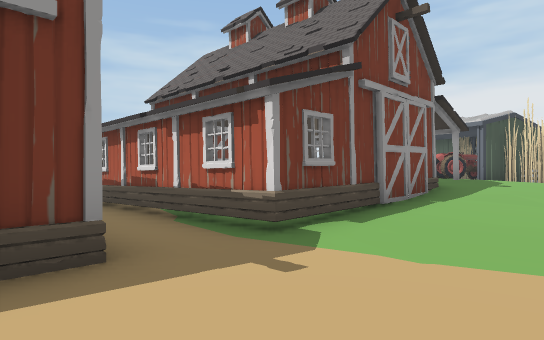
View 1 (above)

19 first-person views from a walk through a scene from a Unity 3-D project. The camera is 1.4 m above the floor, looks level and sees 75° across. The floor is counted in squares, 2 m on a side. Each view is taken from the middle of a square. On the plan, view 1 faces up. The plan holds only what a view shows up to about 11 squares ahead; the rest is blank. The place goes on beyond the plan. The player character is not drawn. Some animated figures are not drawn. Door leaves are left out, so doorways stand open. Some surface patterns are stand-ins.

View 2
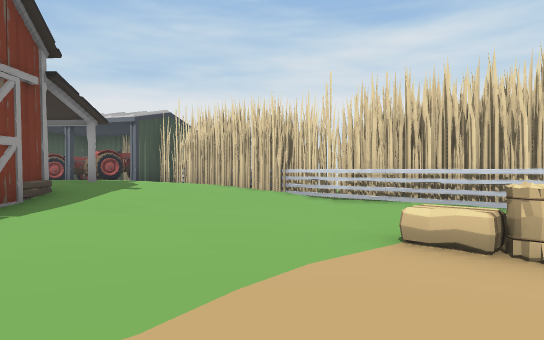

View 3
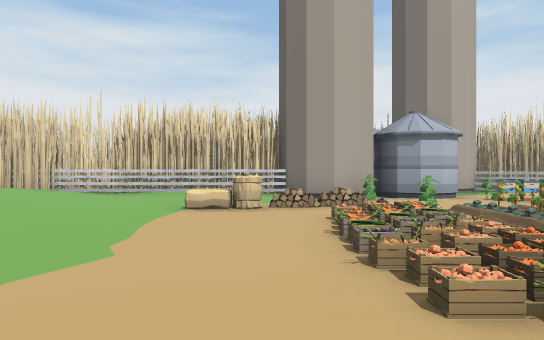

View 4
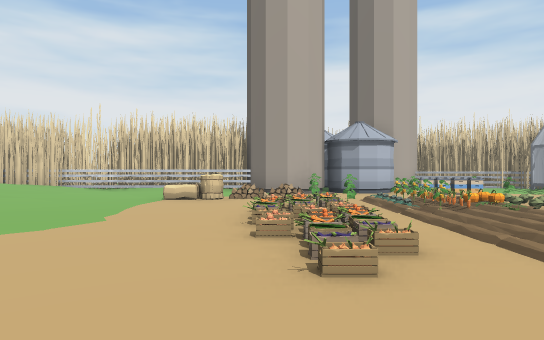

View 5
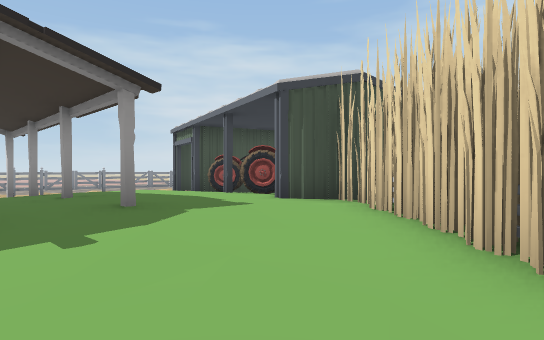

View 6
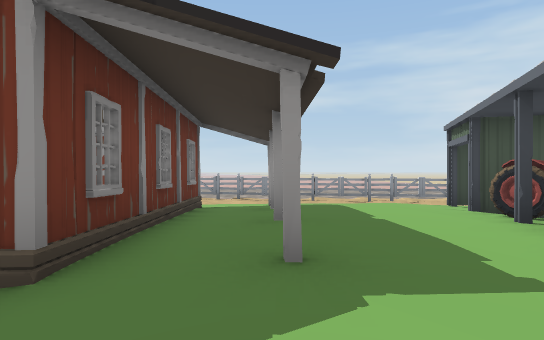

View 7
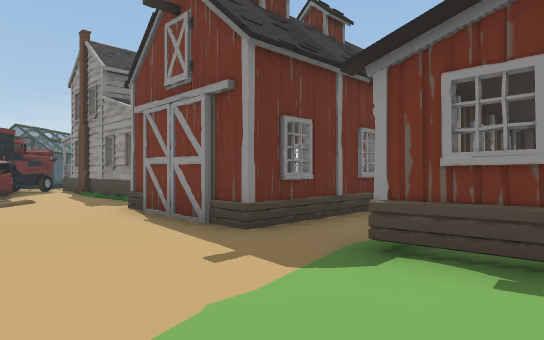

View 8
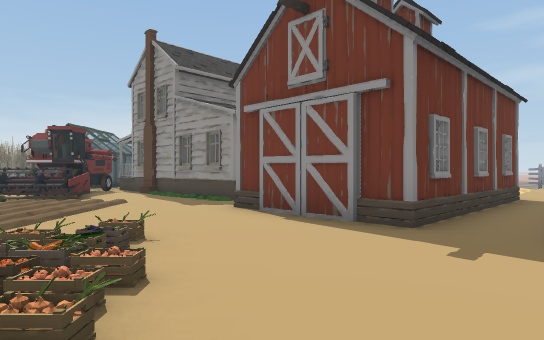

View 9
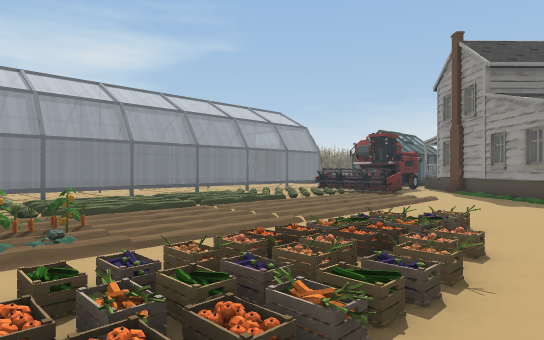

View 10
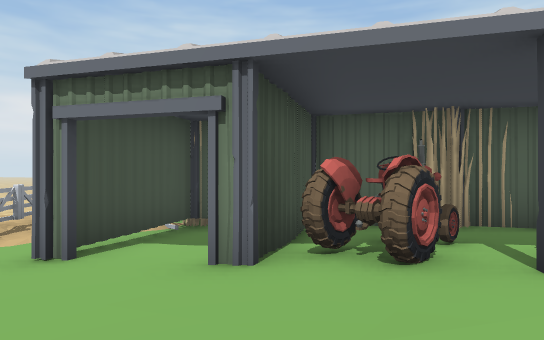

View 11
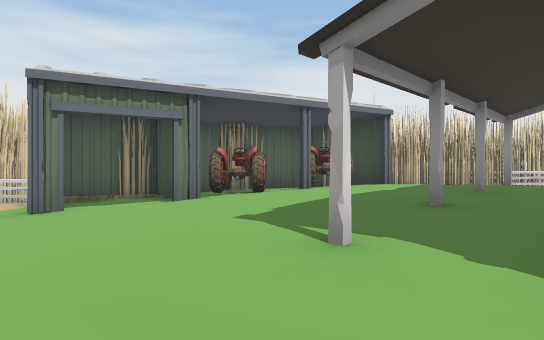

View 12
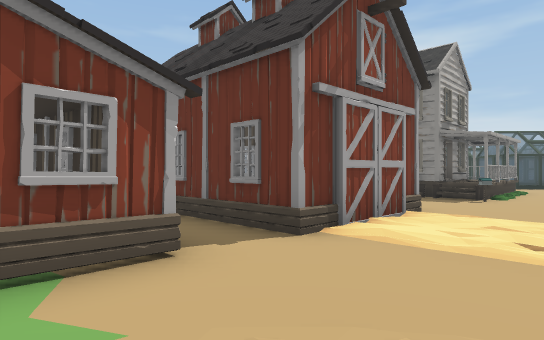

View 13
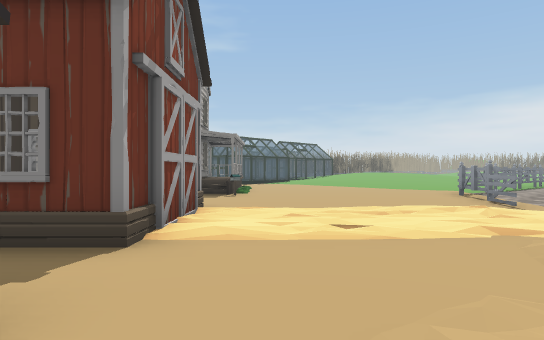

View 14
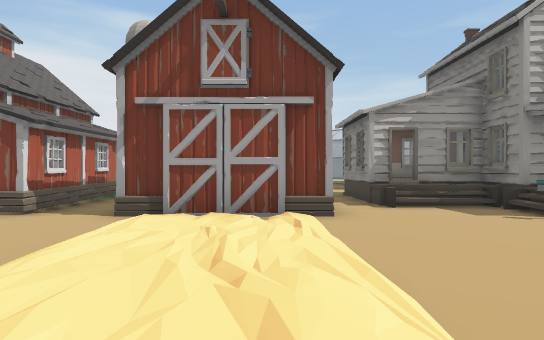

View 15
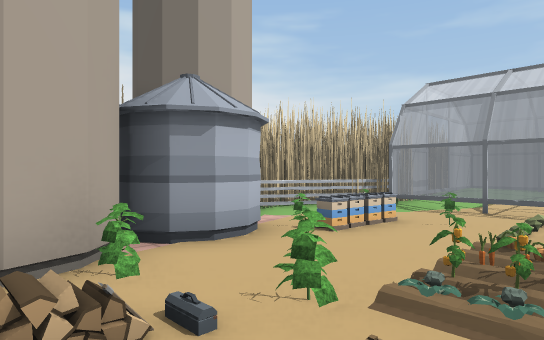

View 16
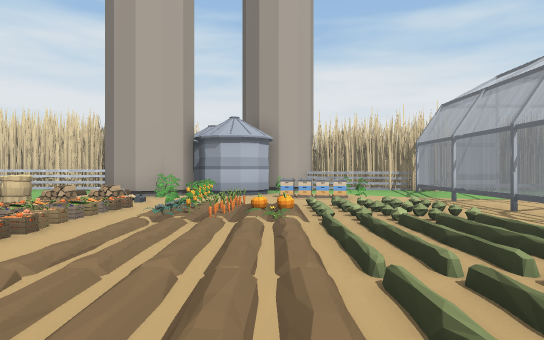

View 17
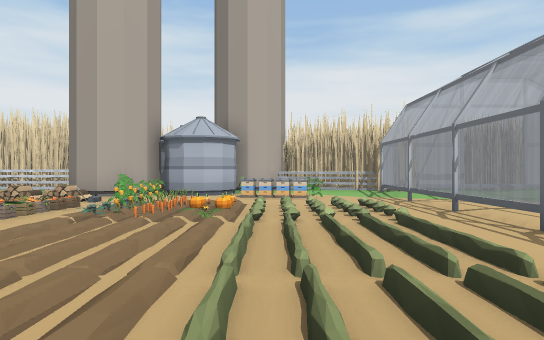

View 18
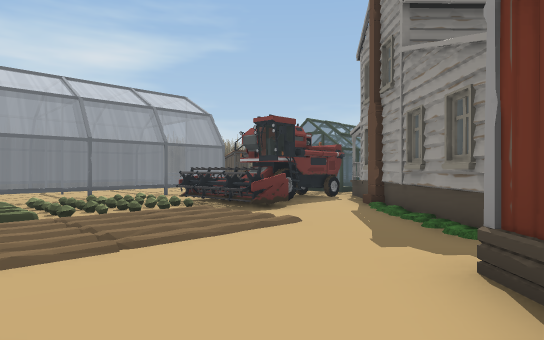

View 19
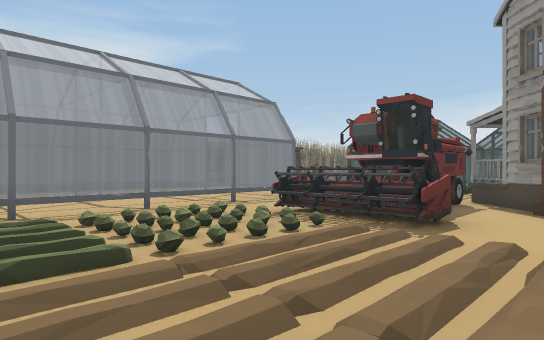

### Floor plan
Key: @ floor where view 1 was taken; # wall or solid block; . main floor; : floor 0.25 m higher than the main floor; + floor 0.5 m higher than the main floor; * floor 0.75 m higher than the main floor; % floor 1 m higher than the main floor; / step, stairs or slope; D open door; = window, fence, low wall or low ledge; ^ raised ledge; B barn; P plant; F fence; U bush; T thing the floor can be seen under or through; O other object.
Columns run from 17 left of view 1 to 8 right of it. Each row starts with its distance up from view 1.
 19                    FO  OO
 18                   FF. F#
 17                   F.####.
 16                F .//DD:##
 15               F.///+DD###
 14               .//////#OO #
 13               /.///***OO+#
 12                 ///***#OO#
 11             :   BB*B***OPO
 10          ////.   BB**%%*PP
  9    ....../....B   BB*%%**O
  8 ....FF//../..BBB   BB***OP
  7 OOFF...///./B.BB    B///PO
  6   ......./.BB..BBB B+///PF
  5    ....../B  B..B:B::///PP
  4     ......B   B..B::::/:PF
  3      ......B   B........:P
  2      ..O.DDBB  B.......OPF
  1      .=D#DD#BBB......../.F
  0      ##D####O...O@.O//.O.#
 -1          ##O.....O//O///O#
 -2          ##..///////UUUO #
 -3        ###...///////OUU. #
 -4        #O#O##//////// ..OO
 -5        .O#O##////////...O
 -6           .^#../.......OOO
 -7            ..............
 -8          #TTTTTTTTTTTTTTTP
 -9          #............../O
-10          #...#.. #..  ...#
-11              ..   ..   ..O
-12              #.        .:D
-13              ..        /:#
-14              #.
-15               #

Where each view was taken, in squares from view 1:
view 1: 0 up, 0 right, facing up
view 2: 1 up, 2 right, facing up-right
view 3: 1 up, 1 left, facing right
view 4: 0 up, 3 left, facing right
view 5: 5 up, 6 right, facing up
view 6: 7 up, 6 right, facing up-left
view 7: 3 up, 3 right, facing left
view 8: 1 up, 3 right, facing left
view 9: 1 up, 4 right, facing down-left
view 10: 12 up, 2 right, facing up-right
view 11: 13 up, 2 left, facing right
view 12: 11 up, 5 left, facing down
view 13: 10 up, 4 left, facing down-left
view 14: 9 up, 11 left, facing down-right
view 15: 0 up, 4 right, facing down-right
view 16: 4 down, 2 left, facing right
view 17: 5 down, 2 left, facing right
view 18: 1 up, 1 left, facing down-left
view 19: 2 down, 1 left, facing down-left
